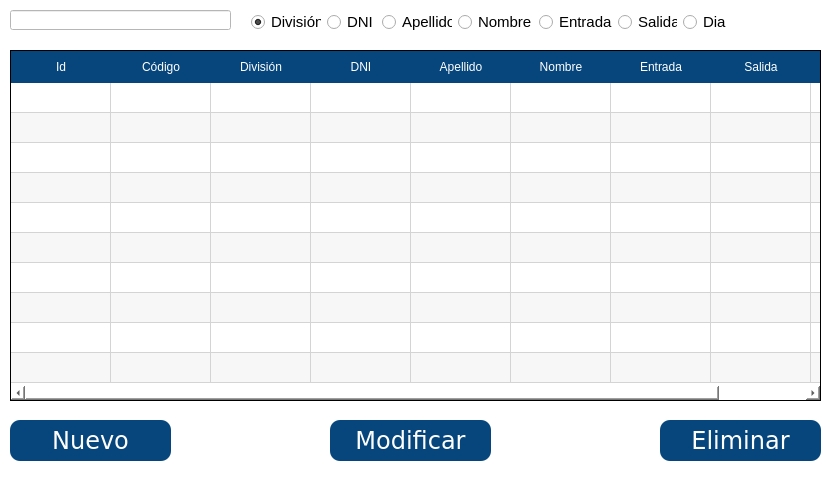
<?xml version="1.0" encoding="UTF-8"?>
<ui version="4.0">
 <class>Dialog</class>
 <widget class="QDialog" name="Dialog">
  <property name="windowModality">
   <enum>Qt::WindowModal</enum>
  </property>
  <property name="geometry">
   <rect>
    <x>0</x>
    <y>0</y>
    <width>830</width>
    <height>480</height>
   </rect>
  </property>
  <property name="minimumSize">
   <size>
    <width>830</width>
    <height>480</height>
   </size>
  </property>
  <property name="maximumSize">
   <size>
    <width>830</width>
    <height>480</height>
   </size>
  </property>
  <property name="windowTitle">
   <string>Clases</string>
  </property>
  <property name="styleSheet">
   <string notr="true">background-color: rgb(255, 255, 255);</string>
  </property>
  <property name="modal">
   <bool>true</bool>
  </property>
  <widget class="QRadioButton" name="radioButton_division">
   <property name="geometry">
    <rect>
     <x>251</x>
     <y>11</y>
     <width>70</width>
     <height>22</height>
    </rect>
   </property>
   <property name="font">
    <font>
     <family>Tahoma</family>
     <pointsize>11</pointsize>
    </font>
   </property>
   <property name="text">
    <string>División</string>
   </property>
   <property name="checked">
    <bool>true</bool>
   </property>
  </widget>
  <widget class="QRadioButton" name="radioButton_apellido">
   <property name="geometry">
    <rect>
     <x>382</x>
     <y>11</y>
     <width>70</width>
     <height>22</height>
    </rect>
   </property>
   <property name="font">
    <font>
     <family>Tahoma</family>
     <pointsize>11</pointsize>
    </font>
   </property>
   <property name="text">
    <string>Apellido</string>
   </property>
  </widget>
  <widget class="QPushButton" name="bt_eliminar">
   <property name="geometry">
    <rect>
     <x>660</x>
     <y>420</y>
     <width>161</width>
     <height>41</height>
    </rect>
   </property>
   <property name="font">
    <font>
     <family>Verdana</family>
     <pointsize>18</pointsize>
     <weight>50</weight>
     <italic>false</italic>
     <bold>false</bold>
    </font>
   </property>
   <property name="focusPolicy">
    <enum>Qt::NoFocus</enum>
   </property>
   <property name="styleSheet">
    <string notr="true">background-color: rgb(7, 70, 124);
font: 18pt &quot;Verdana&quot;;
border-radius: 10px;
color: rgb(255, 255, 255);</string>
   </property>
   <property name="text">
    <string>Eliminar</string>
   </property>
   <property name="autoDefault">
    <bool>false</bool>
   </property>
   <property name="default">
    <bool>false</bool>
   </property>
   <property name="flat">
    <bool>false</bool>
   </property>
  </widget>
  <widget class="QTableWidget" name="tableWidget">
   <property name="geometry">
    <rect>
     <x>10</x>
     <y>50</y>
     <width>811</width>
     <height>351</height>
    </rect>
   </property>
   <property name="font">
    <font>
     <family>Verdana</family>
     <pointsize>11</pointsize>
     <weight>50</weight>
     <italic>false</italic>
     <bold>false</bold>
    </font>
   </property>
   <property name="focusPolicy">
    <enum>Qt::StrongFocus</enum>
   </property>
   <property name="styleSheet">
    <string notr="true">QHeaderView::section {
    background-color:  rgb(7, 70, 124);
	color: rgb(255, 255, 255);
	font: 12pt &quot;Verdana&quot;;
    border: 0px solid #ff0000;
    height: 32px;
}

QTableWidget {
	font: 11pt &quot;Verdana&quot;;
    border: 1px solid;
}

QTableWidget::item{
    selection-background-color: rgb(7, 70, 124);
	selection-color: rgb(255, 255, 255);
}

</string>
   </property>
   <property name="autoScroll">
    <bool>true</bool>
   </property>
   <property name="editTriggers">
    <set>QAbstractItemView::NoEditTriggers</set>
   </property>
   <property name="tabKeyNavigation">
    <bool>false</bool>
   </property>
   <property name="showDropIndicator" stdset="0">
    <bool>true</bool>
   </property>
   <property name="dragEnabled">
    <bool>false</bool>
   </property>
   <property name="dragDropOverwriteMode">
    <bool>true</bool>
   </property>
   <property name="alternatingRowColors">
    <bool>true</bool>
   </property>
   <property name="selectionMode">
    <enum>QAbstractItemView::SingleSelection</enum>
   </property>
   <property name="selectionBehavior">
    <enum>QAbstractItemView::SelectRows</enum>
   </property>
   <property name="textElideMode">
    <enum>Qt::ElideRight</enum>
   </property>
   <property name="showGrid">
    <bool>true</bool>
   </property>
   <property name="gridStyle">
    <enum>Qt::SolidLine</enum>
   </property>
   <property name="wordWrap">
    <bool>true</bool>
   </property>
   <property name="cornerButtonEnabled">
    <bool>true</bool>
   </property>
   <property name="rowCount">
    <number>10</number>
   </property>
   <property name="columnCount">
    <number>9</number>
   </property>
   <attribute name="horizontalHeaderVisible">
    <bool>true</bool>
   </attribute>
   <attribute name="horizontalHeaderCascadingSectionResizes">
    <bool>false</bool>
   </attribute>
   <attribute name="horizontalHeaderHighlightSections">
    <bool>false</bool>
   </attribute>
   <attribute name="horizontalHeaderShowSortIndicator" stdset="0">
    <bool>false</bool>
   </attribute>
   <attribute name="horizontalHeaderStretchLastSection">
    <bool>false</bool>
   </attribute>
   <attribute name="verticalHeaderVisible">
    <bool>false</bool>
   </attribute>
   <attribute name="verticalHeaderHighlightSections">
    <bool>true</bool>
   </attribute>
   <row/>
   <row/>
   <row/>
   <row/>
   <row/>
   <row/>
   <row/>
   <row/>
   <row/>
   <row/>
   <column>
    <property name="text">
     <string>Id</string>
    </property>
   </column>
   <column>
    <property name="text">
     <string>Código</string>
    </property>
   </column>
   <column>
    <property name="text">
     <string>División</string>
    </property>
   </column>
   <column>
    <property name="text">
     <string>DNI</string>
    </property>
   </column>
   <column>
    <property name="text">
     <string>Apellido</string>
    </property>
   </column>
   <column>
    <property name="text">
     <string>Nombre</string>
    </property>
   </column>
   <column>
    <property name="text">
     <string>Entrada</string>
    </property>
   </column>
   <column>
    <property name="text">
     <string>Salida</string>
    </property>
   </column>
   <column>
    <property name="text">
     <string>Día</string>
    </property>
   </column>
  </widget>
  <widget class="QLineEdit" name="tx_buscar">
   <property name="geometry">
    <rect>
     <x>10</x>
     <y>10</y>
     <width>221</width>
     <height>20</height>
    </rect>
   </property>
   <property name="font">
    <font>
     <family>Tahoma</family>
     <pointsize>11</pointsize>
    </font>
   </property>
   <property name="styleSheet">
    <string notr="true"/>
   </property>
  </widget>
  <widget class="QRadioButton" name="radioButton_dni">
   <property name="geometry">
    <rect>
     <x>327</x>
     <y>11</y>
     <width>49</width>
     <height>22</height>
    </rect>
   </property>
   <property name="font">
    <font>
     <family>Tahoma</family>
     <pointsize>11</pointsize>
    </font>
   </property>
   <property name="text">
    <string>DNI</string>
   </property>
  </widget>
  <widget class="QPushButton" name="bt_modificar">
   <property name="geometry">
    <rect>
     <x>330</x>
     <y>420</y>
     <width>161</width>
     <height>41</height>
    </rect>
   </property>
   <property name="font">
    <font>
     <family>Verdana</family>
     <pointsize>18</pointsize>
     <weight>50</weight>
     <italic>false</italic>
     <bold>false</bold>
    </font>
   </property>
   <property name="focusPolicy">
    <enum>Qt::NoFocus</enum>
   </property>
   <property name="styleSheet">
    <string notr="true">background-color: rgb(7, 70, 124);
font: 18pt &quot;Verdana&quot;;
border-radius: 10px;
color: rgb(255, 255, 255);</string>
   </property>
   <property name="text">
    <string>Modificar</string>
   </property>
   <property name="autoDefault">
    <bool>false</bool>
   </property>
   <property name="default">
    <bool>false</bool>
   </property>
   <property name="flat">
    <bool>false</bool>
   </property>
  </widget>
  <widget class="QPushButton" name="bt_nuevo">
   <property name="geometry">
    <rect>
     <x>10</x>
     <y>420</y>
     <width>161</width>
     <height>41</height>
    </rect>
   </property>
   <property name="font">
    <font>
     <family>Verdana</family>
     <pointsize>18</pointsize>
     <weight>50</weight>
     <italic>false</italic>
     <bold>false</bold>
    </font>
   </property>
   <property name="focusPolicy">
    <enum>Qt::NoFocus</enum>
   </property>
   <property name="styleSheet">
    <string notr="true">background-color: rgb(7, 70, 124);
font: 18pt &quot;Verdana&quot;;
border-radius: 10px;
color: rgb(255, 255, 255);</string>
   </property>
   <property name="text">
    <string>Nuevo</string>
   </property>
   <property name="autoDefault">
    <bool>false</bool>
   </property>
   <property name="default">
    <bool>false</bool>
   </property>
   <property name="flat">
    <bool>false</bool>
   </property>
  </widget>
  <widget class="QRadioButton" name="radioButton_nombre">
   <property name="geometry">
    <rect>
     <x>458</x>
     <y>11</y>
     <width>75</width>
     <height>22</height>
    </rect>
   </property>
   <property name="font">
    <font>
     <family>Tahoma</family>
     <pointsize>11</pointsize>
    </font>
   </property>
   <property name="text">
    <string>Nombre</string>
   </property>
  </widget>
  <widget class="QRadioButton" name="radioButton_entrada">
   <property name="geometry">
    <rect>
     <x>539</x>
     <y>11</y>
     <width>73</width>
     <height>22</height>
    </rect>
   </property>
   <property name="font">
    <font>
     <family>Tahoma</family>
     <pointsize>11</pointsize>
    </font>
   </property>
   <property name="text">
    <string>Entrada</string>
   </property>
  </widget>
  <widget class="QRadioButton" name="radioButton_salida">
   <property name="geometry">
    <rect>
     <x>618</x>
     <y>11</y>
     <width>59</width>
     <height>22</height>
    </rect>
   </property>
   <property name="font">
    <font>
     <family>Tahoma</family>
     <pointsize>11</pointsize>
    </font>
   </property>
   <property name="text">
    <string>Salida</string>
   </property>
  </widget>
  <widget class="QRadioButton" name="radioButton_dia">
   <property name="geometry">
    <rect>
     <x>683</x>
     <y>11</y>
     <width>43</width>
     <height>22</height>
    </rect>
   </property>
   <property name="font">
    <font>
     <family>Tahoma</family>
     <pointsize>11</pointsize>
    </font>
   </property>
   <property name="text">
    <string>Dia</string>
   </property>
  </widget>
 </widget>
 <tabstops>
  <tabstop>tx_buscar</tabstop>
  <tabstop>radioButton_division</tabstop>
  <tabstop>radioButton_dni</tabstop>
  <tabstop>radioButton_apellido</tabstop>
  <tabstop>tableWidget</tabstop>
 </tabstops>
 <resources/>
 <connections/>
</ui>
